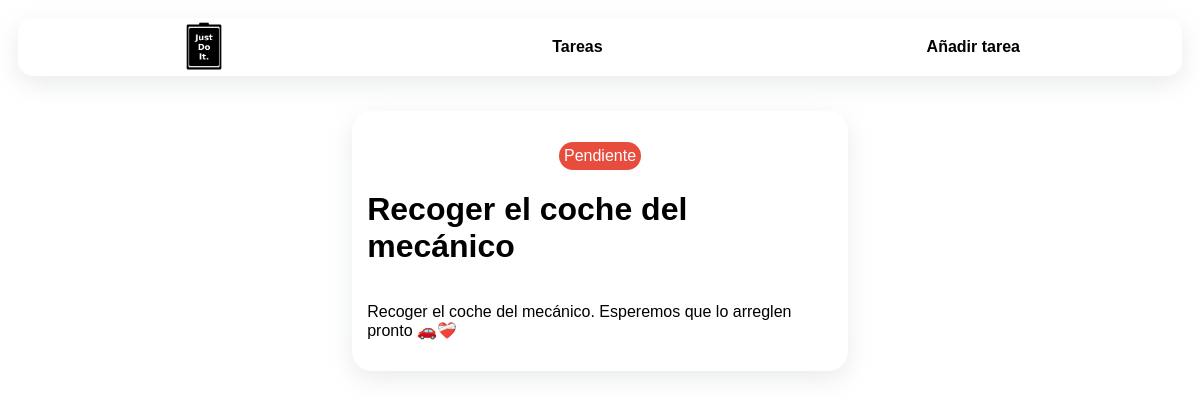
The app's page /home/tasks/recoger_coche_mecanico/, older data.
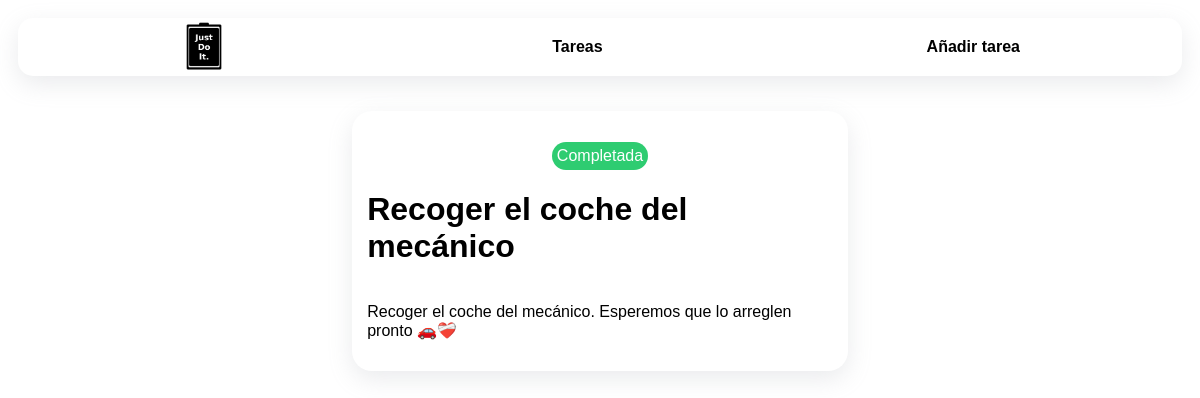
The same page, newer data.
### justdoit/models.py (models this page shows, shortened)
class ToDo(models.Model):
    name = models.CharField(max_length=100)
    slug = models.SlugField(max_length=120, unique=True)
    description = models.TextField()
    done = models.BooleanField(default=False)
    created_at = models.DateTimeField(auto_now_add=True)
    updated_at = models.DateTimeField(auto_now=True)

### justdoit/views.py (the view)
# urls.py: path('tasks/<task_slug>/', views.task_detail, name='task_detail'),
def task_detail(request, task_slug: str):
    task = ToDo.objects.get(slug=task_slug)
    return render(request, 'justdoit/tasks/detail.html', dict(task=task))

### justdoit/templates/justdoit/tasks/detail.html (shortened to what this page needs)
{% load static %}
<!DOCTYPE html>
<html lang="en">
<head>
  <link rel="stylesheet" href="{% static 'justdoit/detail.css' %}">
  <link rel="stylesheet" href="{% static 'justdoit/nav.css' %}">
</head>
{% block body %}
  <header>
    <img width="5%" src="{% static 'assets/logo.png' %}">
    <a class="link_bttn" href="{% url 'justdoit:task_list' %}" target="_blank">Tareas</a>
    <a class="link_bttn" href="{% url 'justdoit:add_task' %}" target="_blank">Añadir tarea</a>
  </header>
  {% if task.done %}
    <div class="task done">
      <p class="task_status dn">Completada</p>
      <h1>{{ task.name }}</h1>
      <p>{{ task.description }}</p>
    </div>
  {% else %}
    <div class="task pending">
      <p class="task_status pnd">Pendiente</p>
      <h1>{{ task.name }}</h1>
      <p>{{ task.description }}</p>
    </div>
  {% endif %}
{% endblock body %}

Row changes from the older to the newer data that the page shows:
changed ToDo "Recoger el coche del mecánico": done False → True (drawn)
Text that changed along with them:
text no longer shown: "Pendiente"
text now shown: "Completada"
